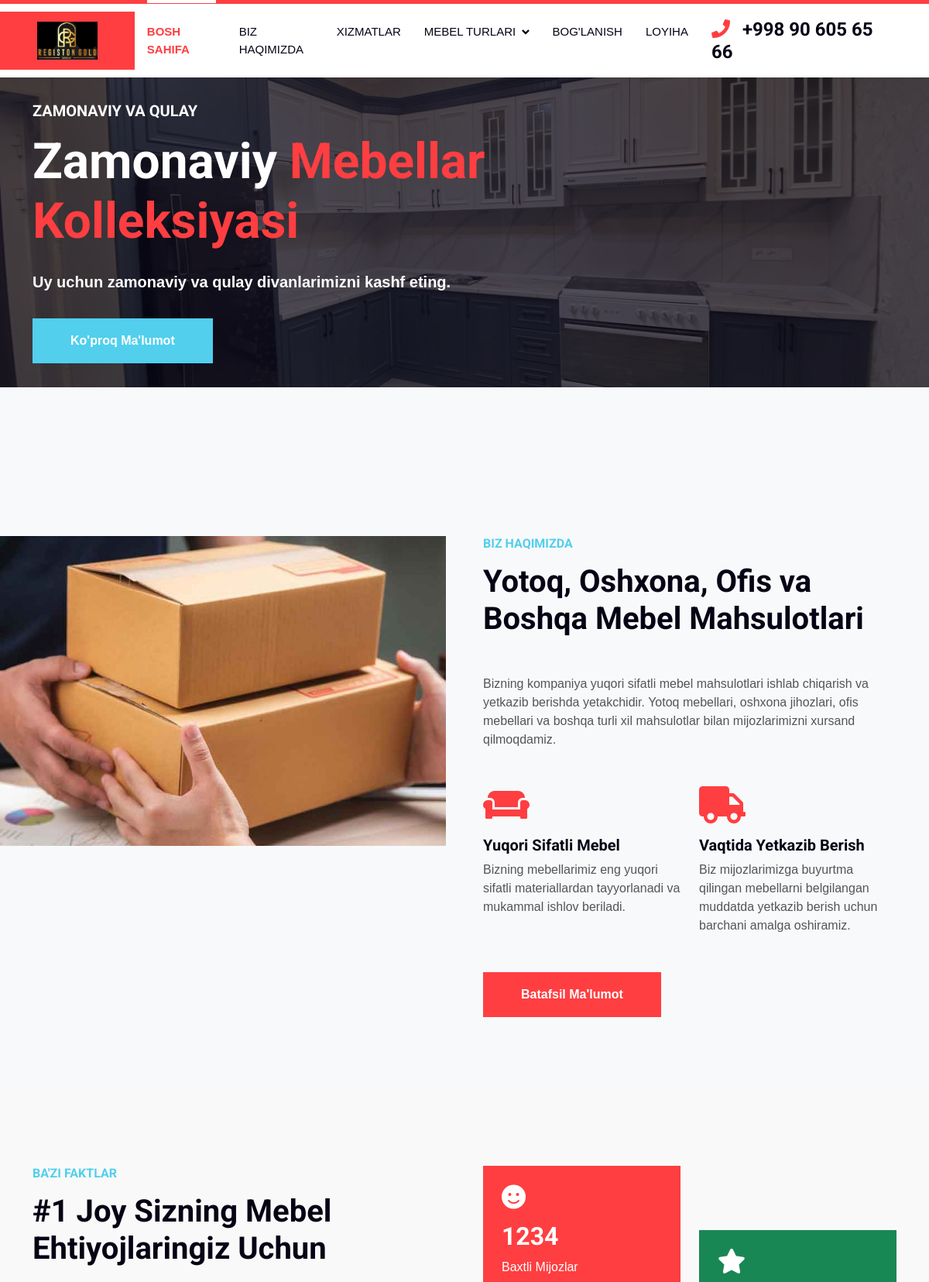
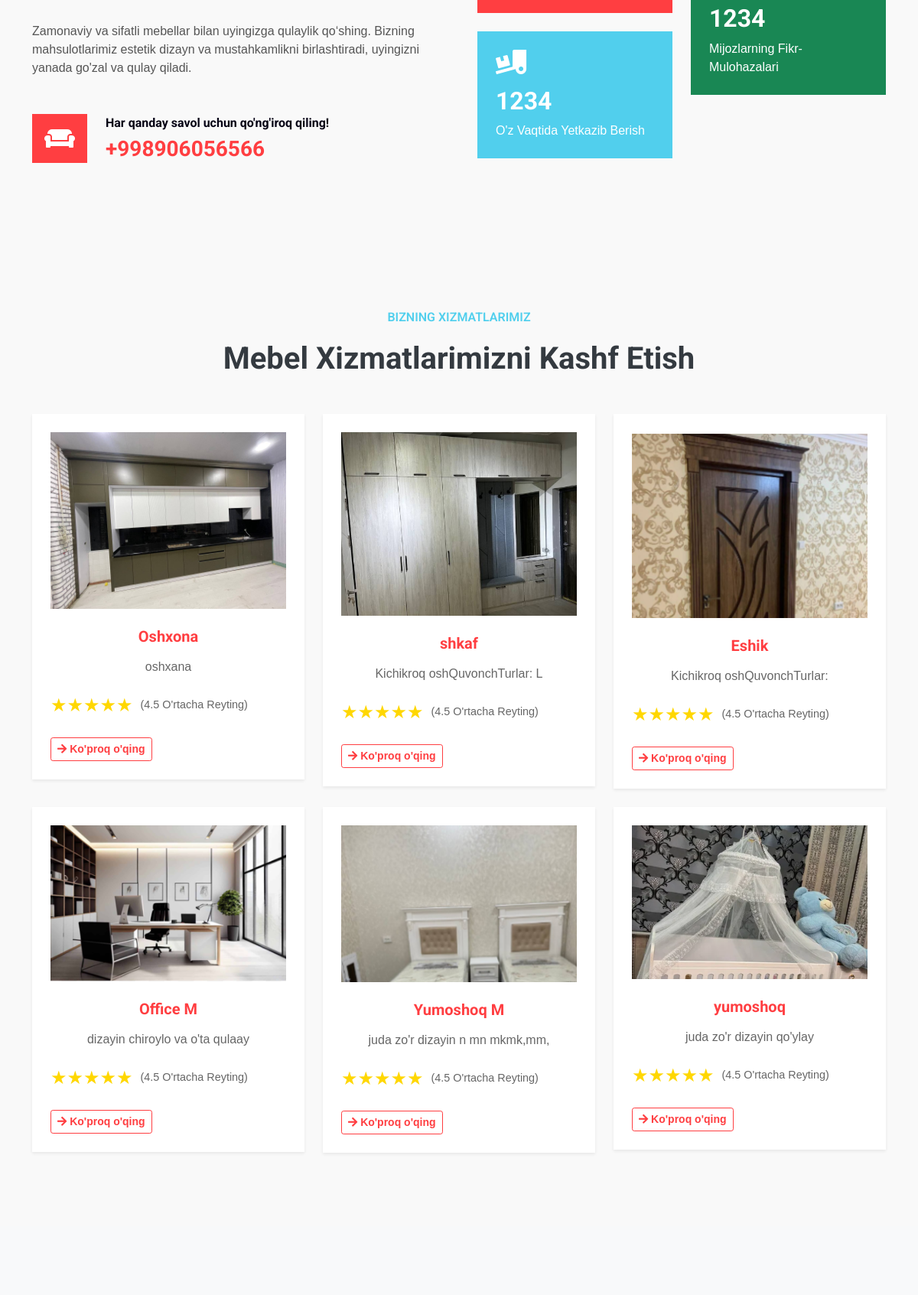
The page / (upper part) on the database its author committed (2 pictures, top to bottom).
### mebel/models.py (models this page shows, shortened)
class ServiceModel(models.Model):
    title = models.CharField(max_length=100, verbose_name='Nomi')
    description = models.TextField(verbose_name='Ma\'lumot')
    image = models.ImageField(upload_to='services/', verbose_name='Rasmi')
    category = models.ForeignKey(CategoryModel, on_delete=models.CASCADE, related_name='services', verbose_name='Kategoriya')
    class Meta:
        db_table = 'Service'
        managed = True
        verbose_name = 'Servis'
        verbose_name_plural = 'Servislar'

### mebel/views.py (the view)
# urls.py: path('', HomeView.as_view(), name='home_page'),
class HomeView(View):
    def get(self, request):
        services_page = ServiceModel.objects.all()
        category_page = CategoryModel.objects.all()
        testimonials = Testimonial.objects.all()
        inquiry_form = ContactModelForm()
        context = {
            'services_page': services_page,
            'category_page': category_page,
            'testimonials': testimonials,
            'inquiry_form': inquiry_form,
        }
        return render(request, 'index.html', context=context)

### templates/index.html (shortened to what this page needs)
{% extends 'base.html' %}
{% load static %}
{% block content %}
<div class="container-fluid p-0 pb-5">
    <div class="position-relative mb-5">
        <img class="img-fluid w-100" style="height: 400px; object-fit: cover;" src="{% static 'img/carousel-2.png' %}" alt="Zamonaviy Divan">
        <div class="position-absolute top-0 start-0 w-100 h-100 d-flex align-items-center" style="background: rgba(6, 3, 21, 0.7);">
            <div class="container">
                <div class="row justify-content-start">
                    <div class="col-md-10 col-lg-8">
                        <h5 class="text-white text-uppercase mb-3 animated fadeIn">Zamonaviy va Qulay</h5>
                        <h1 class="display-3 text-white animated fadeIn mb-4">Zamonaviy <span class="text-primary">Mebellar Kolleksiyasi</span></h1>
                        <p class="fs-5 fw-medium text-white mb-4 pb-2">Uy uchun zamonaviy va qulay divanlarimizni kashf eting.</p>
                        <a href="https://taplink.cc/registon_gold?fbclid=PAZXh0bgNhZW0CMTEAAaYsI46QA8NoRYBhb2bfKI-aAwZXDLUOWmiVlCcH5LUXCmUdj_ippRhLjpo_aem_sfqACKzILvidsPZzn_LJ3Q" class="btn btn-secondary py-md-3 px-md-5 animated fadeIn">Ko'proq Ma'lumot</a>
                    </div>
                </div>
            </div>
        </div>
    </div>
</div>
<div class="container-fluid overflow-hidden py-5 px-lg-0">
    <div class="container about py-5 px-lg-0">
        <div class="row g-5 mx-lg-0">
            <div class="col-lg-6 ps-lg-0 wow fadeInLeft" data-wow-delay="0.1s" style="min-height: 400px;">
                <div class="position-relative h-100">
                    <img class="position-absolute img-fluid w-100 h-100" src="{% static 'img/about.jpg' %}" style="object-fit: cover;" alt="Mebel Mahsulotlari">
                </div>
            </div>
            <div class="col-lg-6 about-text wow fadeInUp" data-wow-delay="0.3s">
                <h6 class="text-secondary text-uppercase mb-3">Biz Haqimizda</h6>
                <h1 class="mb-5">Yotoq, Oshxona, Ofis va Boshqa Mebel Mahsulotlari</h1>
                <p class="mb-5">Bizning kompaniya yuqori sifatli mebel mahsulotlari ishlab chiqarish va yetkazib berishda yetakchidir. Yotoq mebellari, oshxona jihozlari, ofis mebellari va boshqa turli xil mahsulotlar bilan mijozlarimizni xursand qilmoqdamiz.</p>
                <div class="row g-4 mb-5">
                    <div class="col-sm-6 wow fadeIn" data-wow-delay="0.5s">
                        <i class="fa fa-couch fa-3x text-primary mb-3"></i>
                        <h5>Yuqori Sifatli Mebel</h5>
                        <p class="m-0">Bizning mebellarimiz eng yuqori sifatli materiallardan tayyorlanadi va mukammal ishlov beriladi.</p>
                    </div>
                    <div class="col-sm-6 wow fadeIn" data-wow-delay="0.7s">
                        <i class="fa fa-truck fa-3x text-primary mb-3"></i>
                        <h5>Vaqtida Yetkazib Berish</h5>
                        <p class="m-0">Biz mijozlarimizga buyurtma qilingan mebellarni belgilangan muddatda yetkazib berish uchun barchani amalga oshiramiz.</p>
                    </div>
                </div>
                <a href="https://taplink.cc/registon_gold?fbclid=PAZXh0bgNhZW0CMTEAAaYsI46QA8NoRYBhb2bfKI-aAwZXDLUOWmiVlCcH5LUXCmUdj_ippRhLjpo_aem_sfqACKzILvidsPZzn_LJ3Q" class="btn btn-primary py-3 px-5">Batafsil Ma'lumot</a>
            </div>
        </div>
    </div>
</div>
<div class="container-xxl py-5">
    <div class="container py-5">
        <div class="row g-5">
            <div class="col-lg-6 wow fadeInUp" data-wow-delay="0.1s">
                <h6 class="text-secondary text-uppercase mb-3">Ba'zi Faktlar</h6>
                <h1 class="mb-5">#1 Joy Sizning Mebel Ehtiyojlaringiz Uchun</h1>
                <p class="mb-5">Zamonaviy va sifatli mebellar bilan uyingizga qulaylik qo‘shing. Bizning mahsulotlarimiz estetik dizayn va mustahkamlikni birlashtiradi, uyingizni yanada go'zal va qulay qiladi.</p>
                <div class="d-flex align-items-center">
                    <i class="fa fa-couch fa-2x flex-shrink-0 bg-primary p-3 text-white"></i>
                    <div class="ps-4">
                        <h6>Har qanday savol uchun qo'ng'iroq qiling!</h6>
                        <h3 class="text-primary m-0">+998906056566</h3>
                    </div>
                </div>
            </div>
            <div class="col-lg-6">
                <div class="row g-4 align-items-center">
                    <div class="col-sm-6">
                        <div class="bg-primary p-4 mb-4 wow fadeIn" data-wow-delay="0.3s">
                            <i class="fa fa-smile fa-2x text-white mb-3"></i>
                            <h2 class="text-white mb-2" data-toggle="counter-up">1234</h2>
                            <p class="text-white mb-0">Baxtli Mijozlar</p>
                        </div>
                        <div class="bg-secondary p-4 wow fadeIn" data-wow-delay="0.5s">
                            <i class="fa fa-truck-loading fa-2x text-white mb-3"></i>
                            <h2 class="text-white mb-2" data-toggle="counter-up">1234</h2>
                            <p class="text-white mb-0">O'z Vaqtida Yetkazib Berish</p>
                        </div>
                    </div>
                    <div class="col-sm-6">
                        <div class="bg-success p-4 wow fadeIn" data-wow-delay="0.7s">
                            <i class="fa fa-star fa-2x text-white mb-3"></i>
                            <h2 class="text-white mb-2" data-toggle="counter-up">1234</h2>
                            <p class="text-white mb-0">Mijozlarning Fikr-Mulohazalari</p>
                        </div>
                    </div>
                </div>
            </div>
        </div>
    </div>
</div>
<div class="container-xxl py-5">
    <div class="container py-5">
        <div class="text-center">
            <h6 class="text-secondary text-uppercase">Bizning Xizmatlarimiz</h6>
            <h1 class="mb-5">Mebel Xizmatlarimizni Kashf Etish</h1>
        </div>
        <div class="row g-4">
            {% for service in services_page %}
            <div class="col-md-6 col-lg-4">
                <div class="service-item p-4 shadow-sm rounded">
                    <div class="overflow-hidden mb-4">
                        <img
                            class="img-fluid rounded"
                            src="{{ service.image.url }}"
                            alt="{{ service.title }}"
                            style="cursor: pointer;"
                            onclick="openImageModal('{{ service.image.url }}')">
                    </div>
                    <h4 class="mb-3 text-primary">{{ service.title }}</h4>
                    <p>{{ service.description }}</p>
                    <div class="rating mb-3">
                        <span class="star" data-value="5">&#9733;</span>
                        <span class="star" data-value="4">&#9733;</span>
                        <span class="star" data-value="3">&#9733;</span>
                        <span class="star" data-value="2">&#9733;</span>
                        <span class="star" data-value="1">&#9733;</span>
                        <span class="rating-text">(4.5 O'rtacha Reyting)</span>
                    </div>
                    <a class="btn btn-outline-primary btn-sm mt-2" href=""><i class="fa fa-arrow-right"></i> Ko'proq o'qing</a>
                </div>
            </div>
            {% endfor %}
        </div>
    </div>
</div>
<div class="container-fluid overflow-hidden py-5 px-lg-0">
    <div class="container feature py-5 px-lg-0">
        <div class="row g-5 mx-lg-0">
        </div>
    </div>
</div>
    {% endblock content %}

### static/css/style.css (style rules this page uses)
:root { --primary: #FF3E41; --secondary: #51CFED; --light: #F8F2F0; --dark: #060315; }
.fw-medium { font-weight: 600 !important; }
.btn { font-weight: 600; transition: .5s; }
.btn.btn-primary, .btn.btn-secondary { color: #FFFFFF; }
@media (min-width: 992px) { .container.about { max-width: 100% !important; } }
@media (min-width: 992px) { .about-text { padding-right: calc(((100% - 960px) / 2) + .75rem); } }
@media (min-width: 1200px) { .about-text { padding-right: calc(((100% - 1140px) / 2) + .75rem); } }
@media (min-width: 992px) { .container.feature { max-width: 100% !important; } }
.service-item, .price-item, .team-item { box-shadow: 0 0 45px rgba(0, 0, 0, .07); }
.service-item img, .team-item img { transition: .5s; }

### templates/index.html (style rules this page uses)
.animated { animation-duration: 1s; }
.img-fluid { height: auto; max-height: 400px; object-fit: cover; }
.container-xxl { background-color: #f9f9f9; }
.service-item { background-color: #fff; border-radius: 10px; box-shadow: 0 4px 12px rgba(0, 0, 0, 0.1); transition: transform 0.3s ease, box-shadow 0.3s ease; }
.service-item img { width: 100%; height: auto; border-radius: 8px; transition: transform 0.3s ease; }
.service-item h4 { font-size: 1.25rem; font-weight: bold; color: #333; margin-top: 15px; text-align: center; }
.service-item p { font-size: 1rem; color: #666; margin-bottom: 20px; text-align: center; }
.text-center h6 { font-size: 1rem; color: #6c757d; font-weight: 600; text-transform: uppercase; }
.text-center h1 { font-size: 2.5rem; font-weight: bold; color: #343a40; margin-top: 20px; margin-bottom: 30px; }
.rating { display: flex; align-items: center; }
.rating .star { font-size: 1.5rem; color: #FFD700; cursor: pointer; transition: color 0.3s ease; }
.rating-text { font-size: 0.9rem; margin-left: 10px; color: #666666; }
body { font-family: Arial, sans-serif; margin: 0; padding: 0; background-color: #f8f9fa; }

### rows shown on the page
ServiceModel: image (picture), title "Oshxona", description "oshxana"
ServiceModel: image (picture), title "shkaf", description "Kichikroq oshQuvonchTurlar: L"
ServiceModel: image (picture), title "Eshik", description "Kichikroq oshQuvonchTurlar:"
ServiceModel: image (picture), title "Office M", description "dizayin chiroylo va o'ta qulaay"
ServiceModel: image (picture), title "Yumoshoq M", description "juda zo'r dizayin n mn mkmk,mm,"
ServiceModel: image (picture), title "yumoshoq", description "juda zo'r dizayin qo'ylay"
